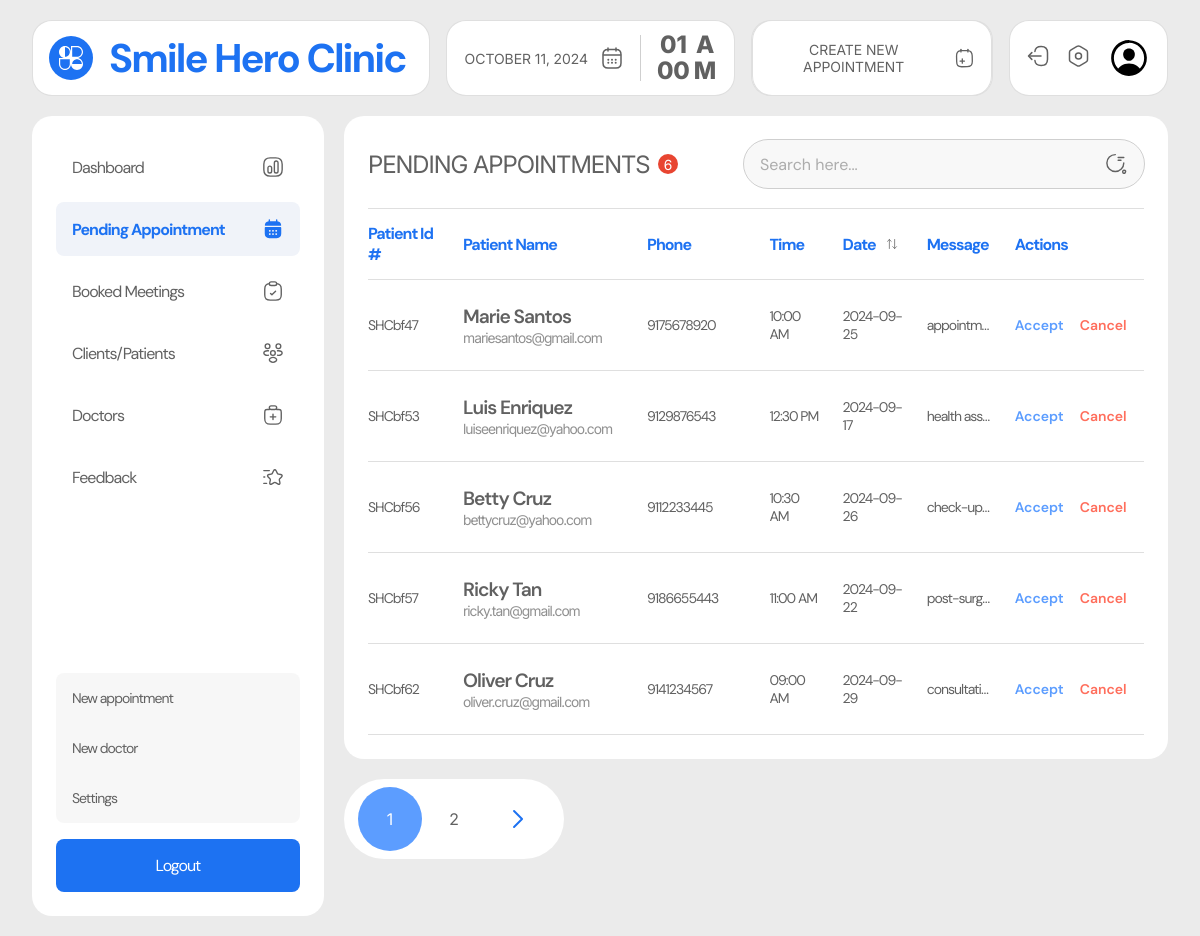
Before: /admin/appointments.php (signed in) with the older database file.
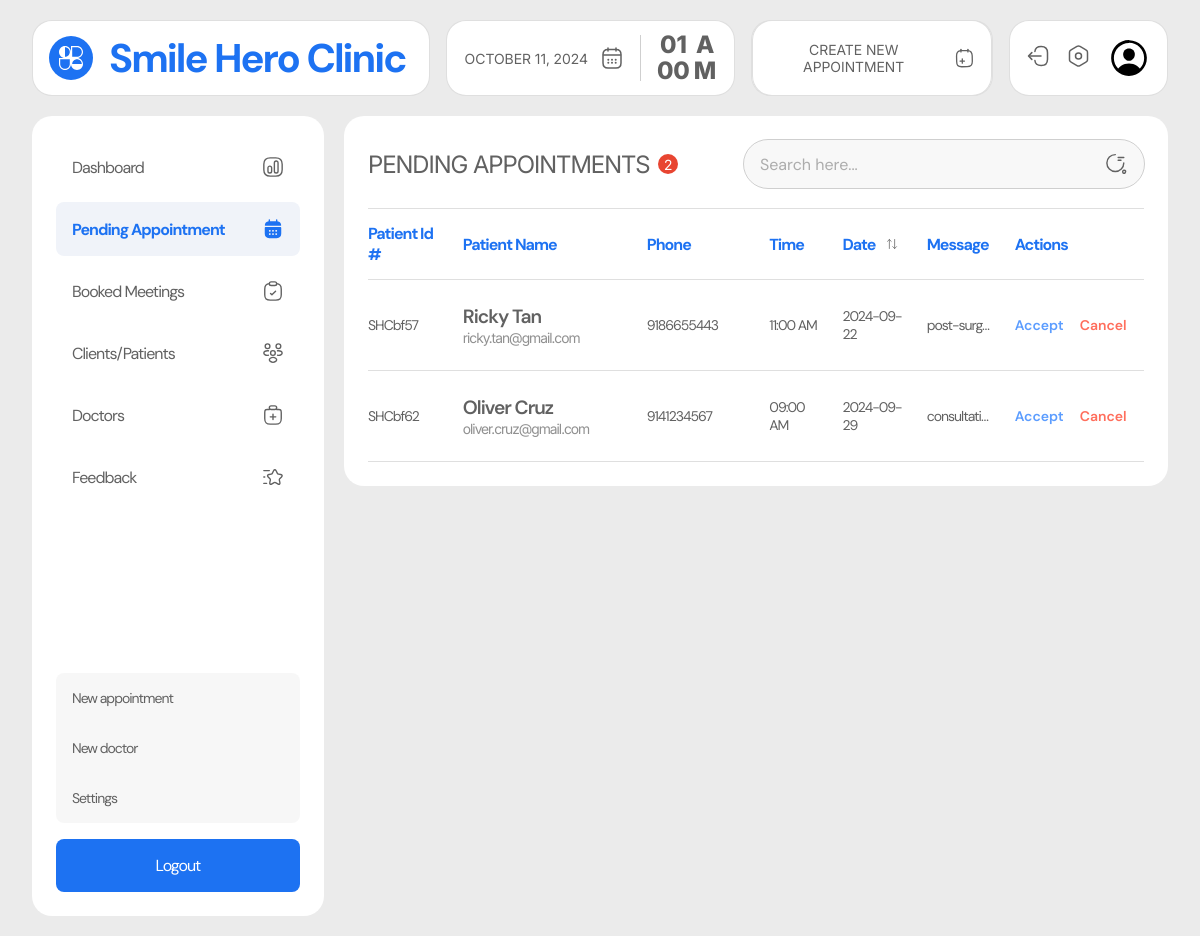
After: the same page with the newer database file.
### tables this page shows
CREATE TABLE `appointments` (
  `user_id` varchar(20) NOT NULL,
  `appointment_id` varchar(20) NOT NULL,
  `name` varchar(255) NOT NULL,
  `email` varchar(255) NOT NULL,
  `contact` varchar(30) NOT NULL,
  `message` varchar(255) NOT NULL,
  `date` varchar(30) NOT NULL,
  `time` varchar(30) NOT NULL,
  `service` varchar(100) NOT NULL,
  `location` varchar(100) NOT NULL,
  `status` varchar(100) NOT NULL,
  `created_at` datetime NOT NULL
);

### admin/appointments.php (the view, shortened to what this page needs)
<?php
require_once '../includes/dbh.inc.php';
require_once './includes/pagination.php';
$results_per_page = 5;
$query = "SELECT COUNT(*) AS total FROM appointments WHERE status = 'request'";
$result = $conn->query($query);
$row = $result->fetch_assoc();
$number_of_results = $row['total'];
$totalPages = ceil($number_of_results / $results_per_page);
$page = isset($_GET['page']) ? (int)$_GET['page'] : 1;
$page = max(1, $page);
$this_page_first_result = ($page - 1) * $results_per_page;
$query = "SELECT * FROM appointments WHERE status = 'request' LIMIT $this_page_first_result, $results_per_page";
$result = $conn->query($query);
$users = [];
if ($result->num_rows > 0) {
    while ($row = $result->fetch_assoc()) {
        $users[] = $row;
    }
}
?>
<!DOCTYPE html>
<html lang="en">
<head>
  <link rel="stylesheet" href="../src/dist/styles.css" />
</head>
<body class="admin__page">
  <main class="admin__main">
    <?php include("includes/nav.php"); ?>
    <section class="admin__content">
      <?php include("includes/side_nav.php"); ?>
      <div class="appointments__container appointments__page">
        <div class="appointments__table">
          <div class="table-heading__container">
            <h1 class="table-heading">pending appointments <span class="table-item-count"><?php echo $number_of_results ?></span></h1>
            <?php include("includes/search.php"); ?>
          </div>
          <?php if (count($users) > 0) { ?>
          <table>
            <thead>
              <tr>
                <th>patient id #</th>
                <th>
                  patient name
                </th>
                <th>phone</th>
                <th>time</th>
                <th>
                  date
                  <div class="dropdown-container">
                    <button class="filter-btn">
                    </button>
                  </div>
                </th>
                <th>message</th>
                <th>actions</th>
              </tr>
            </thead>
            <tbody id="items">
              <?php foreach ($users as $user){?>
              <tr class="item-row appointment-row"
                data-date="<?php echo date('Y-m-d', strtotime($user['date'])); ?>">
                <td class="patient-cell id">
                  <?php echo $user['appointment_id']; ?>
                </td>
                <td class="patient-cell name">
                  <p class="patient-name" title="<?php echo $user['name']; ?>"><?php echo $user['name']; ?></p>
                  <p class="patient-email" title="<?php echo $user['email']; ?>"><?php echo $user['email']; ?></p>
                </td>
                <td class="patient-cell phone">
                  <?php echo $user['contact']; ?>
                </td>
                <td class="patient-cell time"><?php echo $user['time']; ?></td>
                <td class="patient-cell date" data-date="<?php echo $user['date'] ?>"><?php echo $user['date']; ?></td>
                <td class="patient-cell message">
                  <p class="message-text" title="<?php echo $user['service'] . " " . $user['message']?>">
                    <?php echo $user['service'] . " " . $user['message']; ?>
                  </p>
                </td>
                <td class="patient-cell actions">
                  <div class="button-container">
                    <form action="includes/accept_appointment.php" method="post">
                      <input type="submit" value="Accept" name="accept" class="button accept">
                    </form>
                    <form action="includes/cancel_appointment.php" method="post">
                      <input type="submit" value="Cancel" name="cancel" class="button cancel">
                    </form>
                  </div>
                </td>
              </tr>
              <?php } ?>
            </tbody>
          </table>
          <?php } else { ?>
            <p>No appointment requests</p>
          <?php } ?>
        </div>
        <?php renderPagination($page, $totalPages) ?>
      </div>
    </section>
  </main>
</body>
</html>

### admin/includes/nav.php (shortened to what this page needs)
<nav class="navbar" style="z-index: 1">
  <div class="navbar__brand">
    <h1 class="navbar__title">Smile Hero Clinic</h1>
  </div>
  <div class="navbar__datetime">
    <div class="navbar__date">
      <p class="currentDate">September 16, 2024</p>
    </div>
    <div class="navbar__time">
      <div id="timeEl" class="navbar__time-numbers">
        <p>02</p>
        <p>59</p>
      </div>
      <div class="navbar__ampm">
        <p class="navbar__ampm--first">p</p>
        <p class="navbar__ampm--second">m</p>
      </div>
    </div>
  </div>
  <button class="btn btn--primary">
    <a href="./new-appointment.php">
      Create New Appointment
     </a>
  </button>
  <div class="navbar__actions">
    <button class="btn btn--icon">
      <a href="#">
      </a>
    </button>
    <button class="btn btn--icon">
      <a href="#">
      </a>
    </button>
    <div class="profile">
    </div>
  </div>
</nav>

### admin/includes/side_nav.php
<?php $current_page = basename($_SERVER['PHP_SELF']); ?>
<aside class="admin-sidenav">
  <ul>
    <li <?php echo ($current_page == 'dashboard.php') ? 'class="active__link"' : ''; ?>>
      <a href="../admin/dashboard.php">
        <img
          src="../assets/admin_assets/icons/dashboard/<?php echo ($current_page == 'dashboard.php') ? 'active/dashboard.svg' : 'default/dashboard.svg'; ?>"
          alt="" style="width: 1.375rem; height: 1.375rem" />Dashboard</a>
    </li>
    <li <?php echo ($current_page == 'appointments.php') ? 'class="active__link"' : ''; ?>>
      <a href="../admin/appointments.php">
        <img
          src="../assets/admin_assets/icons/dashboard/<?php echo ($current_page == 'appointments.php') ? 'active/pending-appointment.svg' : 'default/pending-appointment.svg'; ?>"
          alt="" style="width: 1.375rem; height: 1.375rem" />Pending Appointment</a>
    </li>
    <li <?php echo ($current_page == 'booked.php') ? 'class="active__link"' : ''; ?>>
      <a href="../admin/booked.php">
        <img
          src="../assets/admin_assets/icons/dashboard/<?php echo ($current_page == 'booked.php') ? 'active/booked-appointments.svg' : 'default/booked-appointments.svg'; ?>"
          alt="" style="width: 1.375rem; height: 1.375rem" />Booked Meetings</a>
    </li>
    <li <?php echo ($current_page == 'patients.php') ? 'class="active__link"' : ''; ?>>
      <a href="../admin/patients.php">
        <img
          src="../assets/admin_assets/icons/dashboard/<?php echo ($current_page == 'patients.php') ? 'active/patients.svg' : 'default/patients.svg'; ?>"
          alt="" style="width: 1.375rem; height: 1.375rem" />Clients/Patients</a>
    </li>
    <li <?php echo ($current_page == 'doctors.php') ? 'class="active__link"' : ''; ?>>
      <a href="../admin/doctors.php">
        <img
          src="../assets/admin_assets/icons/dashboard/<?php echo ($current_page == 'doctors.php') ? 'active/doctors.svg' : 'default/doctors.svg'; ?>"
          alt="" style="width: 1.375rem; height: 1.375rem" />Doctors</a>
    </li>
    <li <?php echo ($current_page == 'feedback.php') ? 'class="active__link"' : ''; ?>>
      <a href="../admin/feedback.php">
        <img
          src="../assets/admin_assets/icons/dashboard/<?php echo ($current_page == 'feedback.php') ? 'active/feedback.svg' : 'default/feedback.svg'; ?>"
          alt="" style="width: 1.375rem; height: 1.375rem" />Feedback</a>
    </li>
  </ul>
  <div class="bottom-links">
    <ul>
      <li <?php echo ($current_page == 'new-appointment.php') ? 'class="active__link"' : ''; ?>>
        <a href="../admin/new-appointment.php">
          New appointment
        </a>
      </li>
      <li <?php echo ($current_page == 'new-doctor.php') ? 'class="active__link"' : ''; ?>>
        <a href="../admin/new-doctor.php">
          New doctor
        </a>
      </li>
      <li <?php echo ($current_page == 'settings.php') ? 'class="active__link"' : ''; ?>>
        <a href="../admin/settings.php">
          Settings
        </a>
      </li>
    </ul>
    <button id="logout_button">
      <a href="../includes/logout.php">Logout</a>
    </button>
  </div>
</aside>

### admin/includes/search.php (shortened to what this page needs)
<div class="search__container">
  <input type="text" id="searchInput" placeholder="Search here...">
</div>

### admin/includes/pagination.php (shortened to what this page needs)
<?php
function renderPagination($currentPage, $totalPages) {
    if ($totalPages <= 1) return;
    echo '<div class="pagination">';
    for ($i = 1; $i <= $totalPages; $i++) {
        $activeClass = $i == $currentPage ? 'active-page' : '';
        echo '<a href="?page=' . $i . '" class="button ' . $activeClass . '">' . $i . '</a>';
    }
    if ($currentPage < $totalPages) {
        echo '<a href="?page=' . ($currentPage + 1) . '" class="button icon">
                <svg width="32" height="32" viewBox="0 0 32 32" fill="none" xmlns="http://www.w3.org/2000/svg">
                  <path d="M12.036 8.00655L20.0426 16.0131L12.036 24.0197" stroke="#1D72F2" stroke-width="2" stroke-linecap="round" stroke-linejoin="round"/>
                </svg>
              </a>';
    }
    echo '</div>';
}

Changed rows visible on the page:
no longer on this page (row edited): appointments: appointment_id "SHCbf47", name "Marie Santos", email "mariesantos@gmail.com", contact "9175678920", time "10:00 AM", date "2024-09-25", message "appointm…"
no longer on this page (row edited): appointments: appointment_id "SHCbf53", name "Luis Enriquez", email "luiseenriquez@yahoo.com", contact "9129876543", time "12:30 PM", date "2024-09-17", message "health ass…"
no longer on this page (row edited): appointments: appointment_id "SHCbf56", name "Betty Cruz", email "bettycruz@yahoo.com", contact "9112233445", time "10:30 AM", date "2024-09-26", message "check-up…"
Other visible differences:
$number_of_results: "6" → "2"
list line gone: "1"
list line gone: "2"
